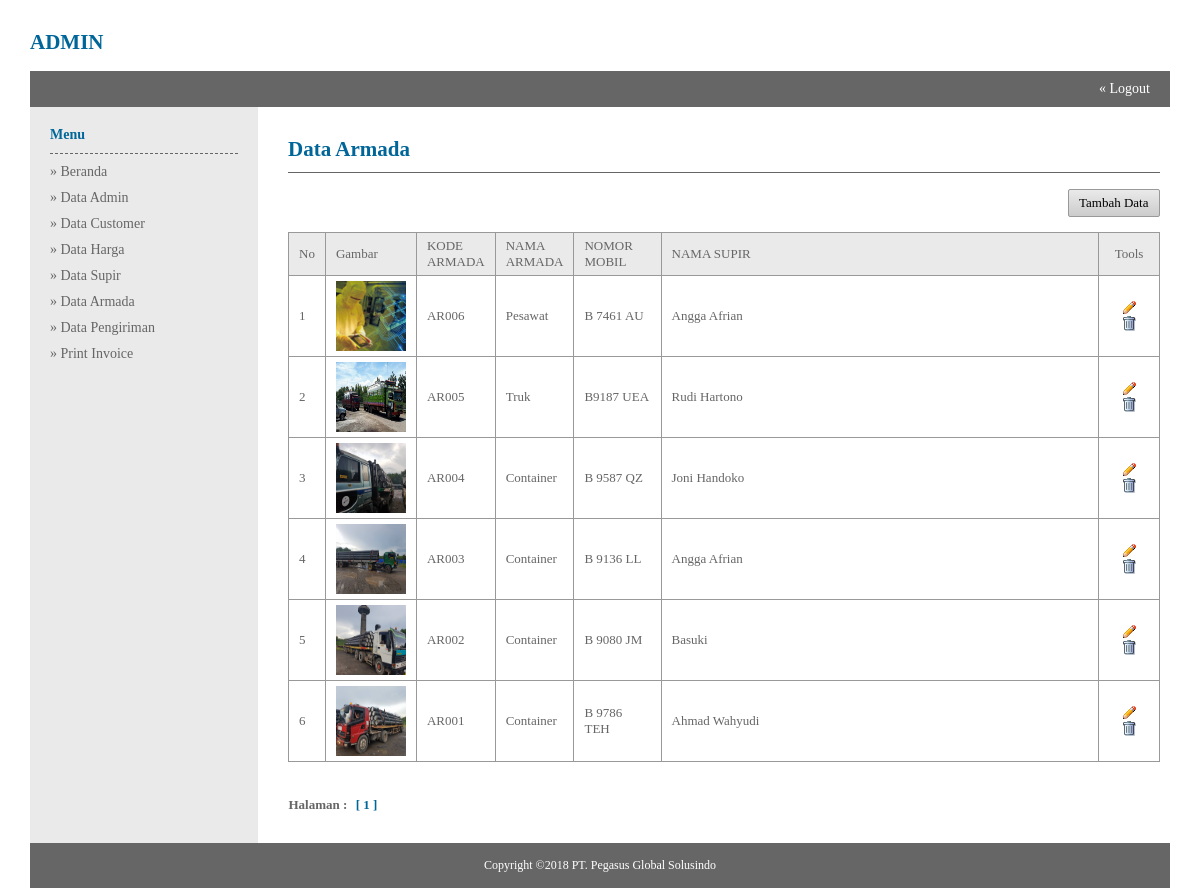
Page /admin/index.php?module=Data_Armada (signed in) on the earlier database version.
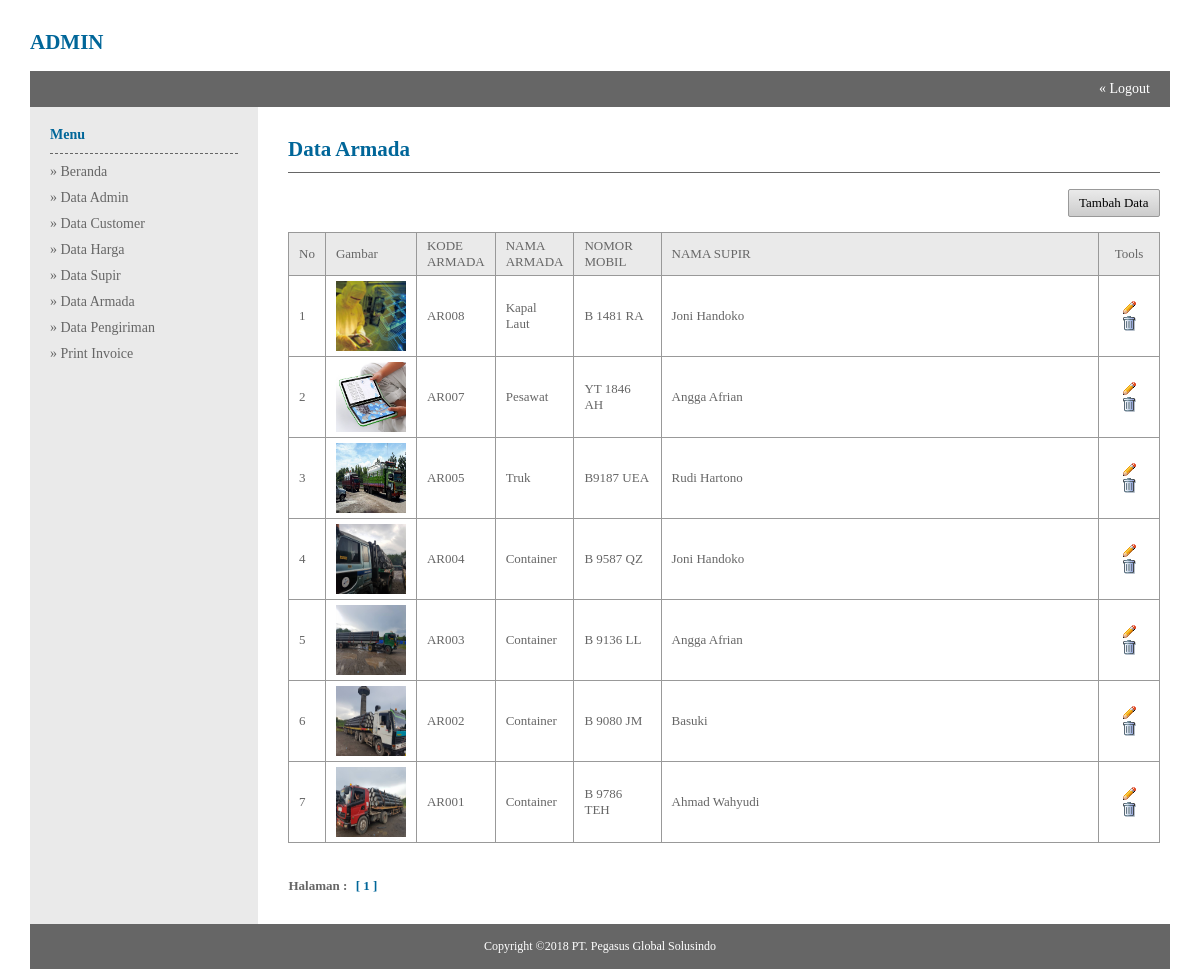
Same page on the later database version.
### tables this page shows
CREATE TABLE `armada` (
  `kd_armada` varchar(20) NOT NULL,
  `nm_armada` varchar(50) NOT NULL,
  `no_mobil` varchar(50) NOT NULL,
  `gambar` varchar(200) NOT NULL,
  `kd_driver` varchar(20) NOT NULL
);

CREATE TABLE `driver` (
  `kd_driver` varchar(50) NOT NULL,
  `nm_lengkap` text NOT NULL,
  `no_hp` varchar(12) NOT NULL,
  `alamat` varchar(100) NOT NULL
);

### admin/data_armada.php (the view)
<table width="100%" border="0">
<tr>
	<td class="judul-halaman"><h2>Data Armada</h2></td>
</tr>
<tr>
	<td>
    <br/>
    <table class="table-list" width="100%" border="0">
    <tr>
    	<td class="top-button" align="right" colspan="7">
        <a class="button small grey fontB" href="?module=Tambah_Armada">Tambah Data</a>
        </td>
    </tr>
    <tr class="head">
    	<td width="3%">No</td>
        <td width="10%">Gambar</td>
        <td width="8%">KODE ARMADA</td>
        <td width="8%">NAMA ARMADA</td>
        <td width="10%">NOMOR MOBIL</td>
        <td>NAMA SUPIR</td>
        <td width="7%" align="center">Tools</td>
    </tr>
    <?php
	$batas = 10;
	$hal = isset($_GET['hal']) ? $_GET['hal'] : null;
	if(empty($_GET['hal'])){
		$hal = 1;
	}
	$pos = ($hal - 1) * $batas;
	$query = mysql_query("select armada.*,driver.nm_lengkap from armada,driver where armada.kd_driver = driver.kd_driver order by kd_armada desc limit $pos, $batas") or die (mysql_error());
	while($array = mysql_fetch_array($query)){
		$pos++;
	?>
    <tr class="data">
    	<td><?php echo $pos;?></td>
        <td><img src="../images/armada/<?php echo $array['gambar'];?>" width="70" height="70"></td>
        <td><?php echo $array['kd_armada'];?></td>
        <td><?php echo $array['nm_armada'];?></td>
        <td><?php echo $array['no_mobil'];?></td>
        <td><?php echo $array['nm_lengkap'];?></td>
        <td class="table-tools" align="center">
        <a href="?module=Ubah_Armada&id=<?php echo $array['kd_armada'];?>" title="Ubah"><img src="../images/pencil.gif" /></a>
        <a href="?module=Hapus&id=<?php echo $array['kd_armada'];?>&execute=armada" title="Hapus" onclick="return confirm ('Anda yakin ingin menghapus <?php echo $array['nm_armada'];?> ?');"><img src="../images/trash.gif" /></a>
        </td>
    </tr>
    <?php } ?>
    <tr>
    	<td class="halaman" colspan="7">
    	Halaman :
		<?php
		$data = mysql_query("select * from armada") or die (mysql_error());
		$row_data = mysql_num_rows($data);
		$jml_hal = ceil($row_data/$batas);
		for($h=1;$h<=$jml_hal;$h++){
			if($h != $hal){
				echo "<a href='?module=Data_Armada&hal=$h'>$h</a>";
			}
			else{
				echo "<span>[ $h ]</span>";
			}
		}
		?>
    	</td>
    </tr>
    </table>
    </td>
</tr>
</table>

### admin/index.php (shortened to what this page needs)
<!DOCTYPE html PUBLIC "-//W3C//DTD XHTML 1.0 Transitional//EN" "http://www.w3.org/TR/xhtml1/DTD/xhtml1-transitional.dtd">
<html xmlns="http://www.w3.org/1999/xhtml">
<head>
<link rel="stylesheet" type="text/css" href="../css/style_admin.css" />
<link rel="stylesheet" type="text/css" href="../css/button.css" />
</head>
<body>
<table width="95%" border="0">
<tr>
	<td colspan="2" class="logo">
    <h2>ADMIN</h2>
    <br/>
    </td>
</tr>
<tr>
	<td colspan="2" class="top-bar" align="right"><a href="?module=Logout" onclick="return confirm('Anda yakin ingin logout?');">&laquo; Logout</a></td>
</tr>
<tr>
	<td class="menu" width="170" valign="top">
    <h4>Menu</h4>
    <ul>
    <li><a href="?module=Beranda">&raquo; Beranda</a></li>
    <li><a href="?module=Data_Admin">&raquo; Data Admin</a></li>
    <li><a href="?module=Data_Member">&raquo; Data Customer</a></li>
    <li><a href="?module=Data_Propinsi">&raquo; Data Harga</a></li>
    <li><a href="?module=Data_Supir">&raquo; Data Supir</a></li>
    <li><a href="?module=Data_Armada">&raquo; Data Armada</a></li>
    <li><a href="?module=Data_Transaksi">&raquo; Data Pengiriman</a></li>
    <li><a href="?module=Data_Konfirmasi">&raquo; Print Invoice</a></li>
    </ul>
    </td>
	<td class="content" width="800" valign="top"><?php include "module.php";?></td>
</tr>
<tr>
	<td class="footer" colspan="2" align="center">Copyright &copy;2018 PT. Pegasus Global Solusindo</td>
</tr>
</table>
</body>
</html>

### admin/module.php
<?php
if(empty($_GET['module']) == "Beranda"){
	include "beranda.php";
}
elseif($_GET['module'] == "Data_Admin"){
	include "data_admin.php";
}
elseif($_GET['module'] == "Data_Member"){
	include "data_member.php";
}
elseif($_GET['module'] == "Data_Propinsi"){
	include "data_propinsi.php";
}
elseif($_GET['module'] == "Data_Supir"){
	include "data_supir.php";
}
elseif($_GET['module'] == "Data_Armada"){
	include "data_armada.php";
}
elseif($_GET['module'] == "Data_Transaksi"){
	include "data_transaksi.php";
}
elseif($_GET['module'] == "Data_Konfirmasi"){
	include "data_konfirmasi.php";
}
elseif($_GET['module'] == "Tambah_Admin"){
	include "tambah_admin.php";
}
elseif($_GET['module'] == "Tambah_Bank"){
	include "tambah_bank.php";
}
elseif($_GET['module'] == "Tambah_Propinsi"){
	include "tambah_propinsi.php";
}
elseif($_GET['module'] == "Tambah_Supir"){
	include "tambah_supir.php";
}
elseif($_GET['module'] == "Tambah_Armada"){
	include "tambah_armada.php";
}
elseif($_GET['module'] == "Tambah_Member"){
	include "tambah_member.php";
}
elseif($_GET['module'] == "Tambah_Pengiriman"){
	include "tambah_pengiriman.php";
}
elseif($_GET['module'] == "Ubah_Admin"){
	include "ubah_admin.php";
}
elseif($_GET['module'] == "Ubah_Bank"){
	include "ubah_bank.php";
}
elseif($_GET['module'] == "Ubah_Propinsi"){
	include "ubah_propinsi.php";
}
elseif($_GET['module'] == "Ubah_Kategori"){
	include "ubah_kategori.php";
}
elseif($_GET['module'] == "Ubah_Supir"){
	include "ubah_supir.php";
}
elseif($_GET['module'] == "Ubah_Armada"){
	include "ubah_armada.php";
}
elseif($_GET['module'] == "Detail_Transaksi"){
	include "detail_transaksi.php";
}
elseif($_GET['module'] == "Laporan_Transaksi"){
	include "laporan_transaksi.php";
}
elseif($_GET['module'] == "Logout"){
	include "logout.php";
}
elseif($_GET['module'] == "Hapus"){
	include "hapus.php";
}
elseif($_GET['module'] == "Simpan_Admin"){
	include "simpan_admin.php";
}
elseif($_GET['module'] == "Simpan_Member"){
include "simpan_member.php";
}
elseif($_GET['module'] == "Simpan_Propinsi"){
	include "simpan_propinsi.php";
}
elseif($_GET['module'] == "Simpan_Supir"){
	include "simpan_supir.php";
}
elseif($_GET['module'] == "Simpan_Produk"){
	include "simpan_produk.php";
}
elseif($_GET['module'] == "Update_Admin"){
	include "update_admin.php";
}
elseif($_GET['module'] == "Update_Armada"){
	include "update_armada.php";
}
elseif($_GET['module'] == "Update_Bank"){
	include "update_bank.php";
}
elseif($_GET['module'] == "Update_Propinsi"){
	include "update_propinsi.php";
}
elseif($_GET['module'] == "Update_Kategori"){
	include "update_kategori.php";
}
elseif($_GET['module'] == "Update_Supir"){
	include "update_supir.php";
}
elseif($_GET['module'] == "Update_Produk"){
	include "update_produk.php";
}
elseif($_GET['module'] == "Proses_Lunas"){
	include "proses_lunas.php";
}
elseif($_GET['module'] == "set_tgl"){
	include "set_tgl.php";
}
else{
	include "beranda.php";
}
?>

### css/style_admin.css (style rules this page uses)
* { margin:0; padding:0; }
body { font-size:14px; font-family:"Myriad Pro"; color:#666; }
table { border-collapse:collapse; border-spacing:0; margin:0 auto; }
h1,h2,h3,h4,h5,h6 { color:#069; }
a { text-decoration:none; color:#666; }
ul { list-style-type:none; }
.logo { padding-top:30px; }
.top-bar { background-color:#666; padding:10px 0; padding-right:20px; }
.top-bar a { color:#FFF; }
.top-button { padding-bottom:15px; }
.menu { background-color:#EAEAEA; padding:20px; }
.menu a { padding-top:10px; display:inline-block; }
.menu h4 { display:block; padding-bottom:10px; border-bottom:1px dashed #666; }
.content { background-color:#FFF; padding:30px 10px; padding-left:30px; }
.judul-halaman { padding-bottom:10px; border-bottom:1px solid #666; }
.halaman { padding-top:35px; font-weight:600; }
.halaman span, .halaman a { margin:0 5px; }
.halaman span { color:#069; cursor:default; }
.footer { padding:15px 0; font-size:12px; background-color:#666; color:#FFF; }
.table-tools a { margin:0 2px; }
.table-list { font-size:13px; }
.table-list .head td { padding:5px 10px; border:1px solid #999; background-color:#EAEAEA; }
.table-list .data td { padding:5px 10px; border:1px solid #999; }

### css/button.css (style rules this page uses)
.button { display:inline-block; cursor:pointer; font-size:13px; }
.fontB { color:#000; }
.small { padding:5px 10px; -moz-border-radius:2px; -webkit-border-radius:2px; -o-border-radius:2px; border-radius:2px; }
.grey { background:#EAEAEA; border:1px solid #999; background-image: -moz-linear-gradient(top, #EAEAEA, #CCC); background-image: -webkit-gradient(linear, 0 0, 0 100%, from(#EAEAEA), to(#CCC)); background-image: -webkit-linear-gradient(top, #EAEAEA, #CCC); background-image: -o-linear-gradient(top, #EAEAEA, #CCC); background-image: linear-gradient(to bottom, #EAEAEA, #CCC); filter: progid:DXImageTransform.Microsoft.gradient(startColorstr='#EAEAEA', endColorstr='#CCC'); }

Differences in the rows shown:
no longer on this page (row edited): armada: gambar (picture), kd_armada "AR006", nm_armada "Pesawat", no_mobil "B 7461 AU", kd_driver.nm_lengkap "Angga Afrian"
added armada: gambar (picture), kd_armada "AR008", nm_armada "Kapal Laut", no_mobil "B 1481 RA", kd_driver.nm_lengkap "Joni Handoko"
added armada: gambar (picture), kd_armada "AR007", nm_armada "Pesawat", no_mobil "YT 1846 AH", kd_driver.nm_lengkap "Angga Afrian"
